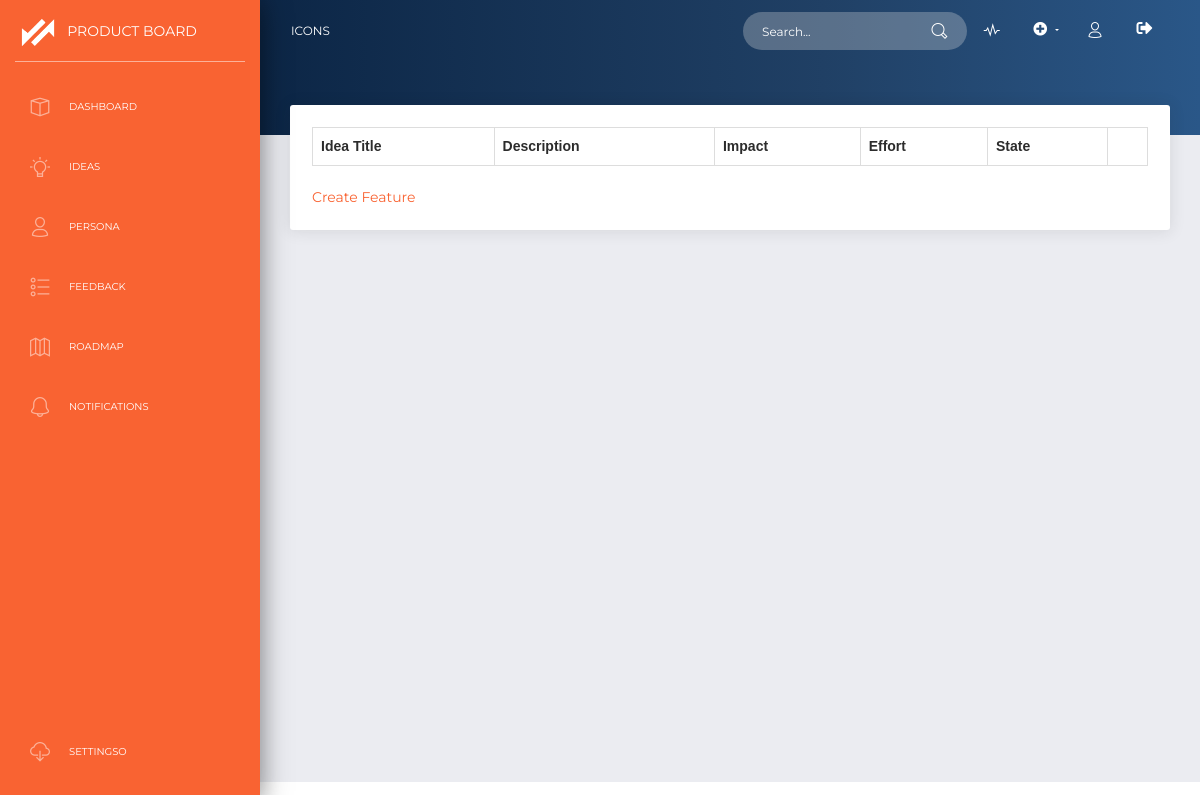
/product/2/idea/ (signed in), run on an earlier commit of the app's database.
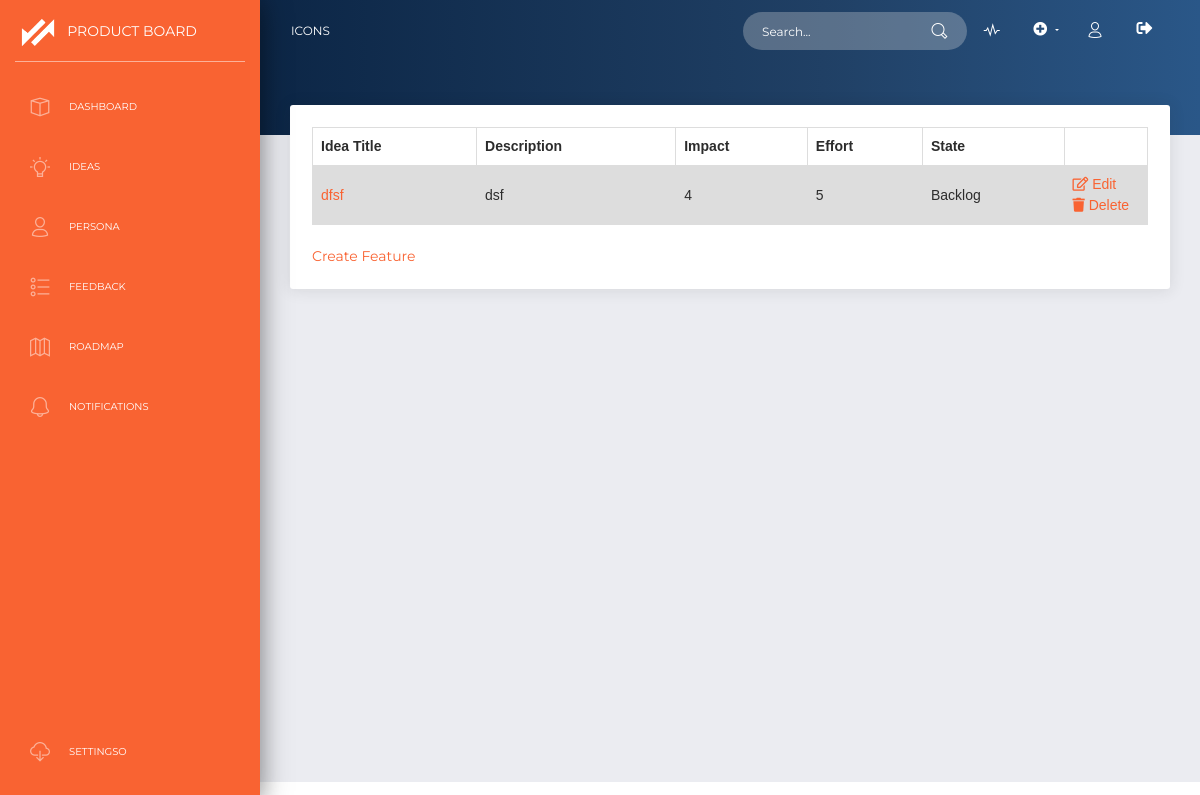
And on a later commit of the database.
### Features/models.py (models this page shows)
class Ideas(models.Model):
    iProduct = models.ForeignKey(myProducts, on_delete=models.CASCADE)
    AREA_CHOICES =[('B','Backlog'), ('U','Unsorted'), ('C','Completed'), ('O','Optimisation Testing'), ('I','In Progress'), ('I','Investigation'), ('D','Discovery')]
    Title= models.CharField(max_length=100)
    Desciption = models.TextField()
    problems = models.TextField()
    business_reasons = models.TextField()
    impact = models.IntegerField()
    effort = models.IntegerField()
    createdby = models.ForeignKey(User, on_delete= models.SET_NULL, blank=True,null=True,related_name='a')
    owner = models.ForeignKey(User,on_delete= models.SET_NULL, blank=True,null=True,related_name='b')
    datecreated = models.DateTimeField(default=datetime.now, blank=True)
    area = models.CharField(max_length=100,choices=AREA_CHOICES, default=AREA_CHOICES[1][1])

### Features/views.py (the view)
# urls.py: path('product/<int:fk>/idea/', views.product_feature, name='product_Feature'),
@login_required
def product_feature(request, fk):
    currentf = fk
    ideas = Ideas.objects.all().filter(iProduct__ProductAccessList=request.user)
    context =  {
        'Ideas': ideas,
        'fk' : currentf,
    }
    return render(request, 'features/list.html', context)

### Features/templates/features/list.html (shortened to what this page needs)
{% extends 'products/base.html' %} {% block content %}
<div class="panel-header panel-header-sm">
</div>
<div class="content">
  <div class="row">
    <div class="col-md-12">
      <div class="card" style="padding:2.5%">
        <table>
        <tr>
          <th>Idea Title</th>
          <th>Description</th>
          <th>Impact</th>
          <th>Effort</th>
          <th>State</th>
          <th></th>
        </tr>
      {% for i in Ideas %}
      {% if i.iProduct.id == fk %}
        <tr>
          <td><a href="{% url 'view_Detail' pk=i.id fk=fk%}">{{i.Title}}</a></td>
          <td>{{i.Desciption}}</td>
          <td>{{i.impact}}</td>
          <td>{{i.effort}}</td>
          {% if i.area == "B" %}
            <td>Backlog</td>
          {% elif i.area == "U" %}
            <td>Unsorted</td>
          {% elif i.area == "C" %}
            <td>Completed</td>
          {% endif %}
          <td style="width:10%"> <a href="{% url 'edit_Feature' pk=i.id %}"><i class="far fa-edit"></i> Edit</a></br> <a href="{% url 'delete_Feature' pk=i.id  %}"><i class="fas fa-trash"></i> Delete</a></td>
        </tr>
      {% endif %}
      {% endfor %}
      </table>
      <br>
      <a href="{% url 'create_Feature' %}">Create Feature</a>
    </div>
  </div>
</div>
</div>
{% endblock %}

What changed in the data, as far as the page shows it:
added Ideas: Title "dfsf", Desciption "dsf", impact "4", effort "5", area "Backlog"
